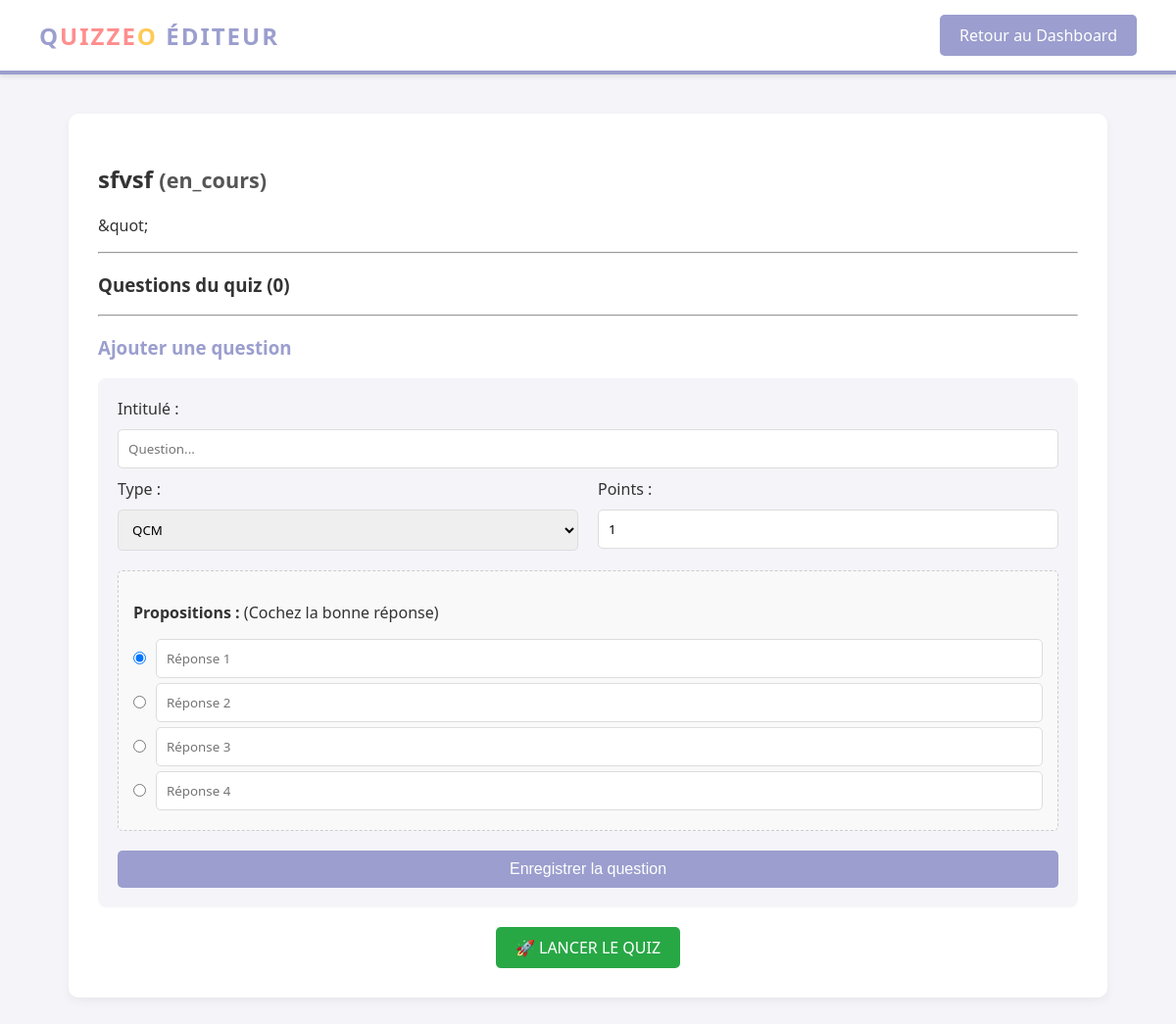
/edit_quiz.php?id=3 (signed in), run on the app's committed database.
### tables this page shows
CREATE TABLE IF NOT EXISTS `quizzes` (
  `id` int NOT NULL AUTO_INCREMENT,
  `user_id` int NOT NULL,
  `titre` varchar(255) NOT NULL,
  `description` text,
  `status` enum('en_cours','lance','termine') DEFAULT 'en_cours',
  `created_at` timestamp NULL DEFAULT CURRENT_TIMESTAMP,
  PRIMARY KEY (`id`),
  KEY `user_id` (`user_id`)
);

### edit_quiz.php (the view, shortened to what this page needs)
<?php
require 'config/database.php';
$quiz_id = intval($_GET['id']);
$user_id = $_SESSION['user_id'];
$stmt = $pdo->prepare("SELECT * FROM quizzes WHERE id = ? AND user_id = ?");
$stmt->execute([$quiz_id, $user_id]);
$quiz = $stmt->fetch();
$stmt_q = $pdo->prepare("SELECT * FROM questions WHERE quiz_id = ? ORDER BY id ASC");
$stmt_q->execute([$quiz_id]);
$questions = $stmt_q->fetchAll();
?>
<!DOCTYPE html>
<html lang="fr">
<head>
    <link rel="stylesheet" href="assets/css/style.css">
</head>
<body>
    <header>
        <div class="logo">Q<span>UIZZE</span><span class="last">O</span> Éditeur</div>
        <a href="dashboard_client.php" class="btn">Retour au Dashboard</a>
    </header>
    <div class="container">
        <h2><?= htmlspecialchars($quiz['titre']) ?> <span class="text-small">(<?= $quiz['status'] ?>)</span></h2>
        <p><?= htmlspecialchars($quiz['description']) ?></p>
        <hr>
        <h3>Questions du quiz (<?= count($questions) ?>)</h3>
        <hr>
        <h3 class="link-primary">Ajouter une question</h3>
        <form method="POST" class="form-box">
            <label>Intitulé :</label>
            <input type="text" name="question_text" required placeholder="Question...">
            <div class="flex-gap">
                <div class="flex-1">
                    <label>Type :</label>
                    <select name="type" id="typeSelect" onchange="toggleOptions()">
                        <option value="qcm">QCM</option>
                    </select>
                </div>
                <div class="flex-1">
                    <label>Points :</label>
                    <input type="number" name="points" value="1" min="1">
                </div>
            </div>
            <div id="qcmOptions" class="qcm-options">
                <p><strong>Propositions :</strong> (Cochez la bonne réponse)</p>
                <?php for($i=1; $i<=4; $i++): ?>
                <div class="radio-group">
                    <input type="radio" name="correct_answer" value="<?= $i ?>" <?= $i==1 ? 'checked' : '' ?> class="radio-input">
                    <input type="text" name="answers[]" placeholder="Réponse <?= $i ?>" class="text-input-simple">
                </div>
                <?php endfor; ?>
            </div>
            <button type="submit" class="btn btn-full mt-20">Enregistrer la question</button>
        </form>
        <div class="text-center mt-20">
            <a href="edit_quiz.php?id=<?= $quiz_id ?>&publish=true" class="btn btn-success" onclick="return confirm('Confirmer ?')">
                🚀 LANCER LE QUIZ
            </a>
        </div>
    </div>
</body>
</html>

### assets/css/style.css (style rules this page uses)
:root { --color-primary: #9b9ece; --color-secondary: #ff8e8e; --color-accent: #feca57; --color-text: #333; --color-bg: #f4f4f9; --color-white: #ffffff; --color-grey-light: #eee; --color-success: #28a745; --color-danger: #dc3545; --color-warning: #ffc107; }
body { font-family: 'Segoe UI', Tahoma, Geneva, Verdana, sans-serif; background-color: var(--color-bg); color: var(--color-text); margin: 0; padding: 0; display: flex; flex-direction: column; min-height: 100vh; }
header { background-color: var(--color-white); padding: 15px 40px; box-shadow: 0 2px 5px rgba(0,0,0,0.1); display: flex; justify-content: space-between; align-items: center; border-bottom: 4px solid var(--color-primary); }
.logo { font-size: 24px; font-weight: bold; color: var(--color-primary); text-transform: uppercase; letter-spacing: 2px; }
.logo span { color: var(--color-secondary); }
.logo span.last { color: var(--color-accent); }
.link-primary { color: var(--color-primary); text-decoration: none; }
.container { width: 90%; max-width: 1000px; margin: 40px auto; background: var(--color-white); padding: 30px; border-radius: 10px; box-shadow: 0 4px 10px rgba(0,0,0,0.05); }
.btn { background-color: var(--color-primary); color: white; padding: 10px 20px; border: none; border-radius: 5px; cursor: pointer; font-size: 16px; text-decoration: none; display: inline-block; transition: opacity 0.3s; text-align: center; }
.btn-success { background-color: var(--color-success); }
.btn-full { width: 100%; }
input, select, textarea { width: 100%; padding: 10px; margin: 10px 0; border: 1px solid #ddd; border-radius: 5px; box-sizing: border-box; font-family: inherit; }
.radio-group { display: flex; align-items: center; gap: 10px; margin-bottom: 5px; }
.radio-input { width: auto; margin: 0; }
.text-input-simple { margin: 0; }
.text-center { text-align: center; }
.text-small { font-size: 0.9em; color: #555; }
.mt-20 { margin-top: 20px; }
.flex-gap { display: flex; gap: 20px; }
.flex-1 { flex: 1; }
.qcm-options { display: none; background: #f9f9f9; padding: 15px; border: 1px dashed #ccc; margin-top: 10px; border-radius: 5px; }
.form-box { background: #f4f4f9; padding: 20px; border-radius: 8px; }

### data on the page
quizzes: titre "sfvsf", status "en_cours", description "&quot;"

### other printed values
count($questions) "0"
